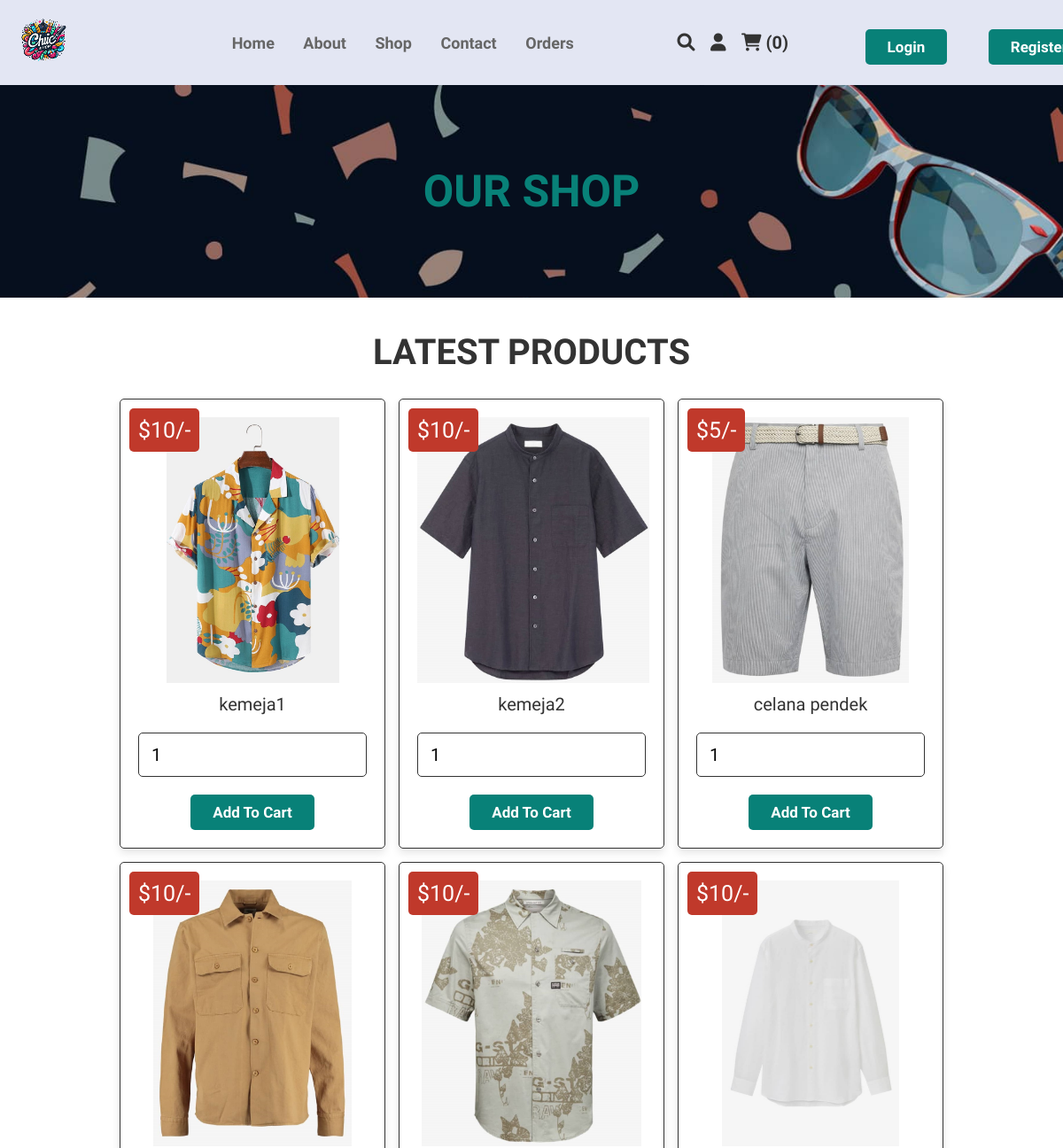
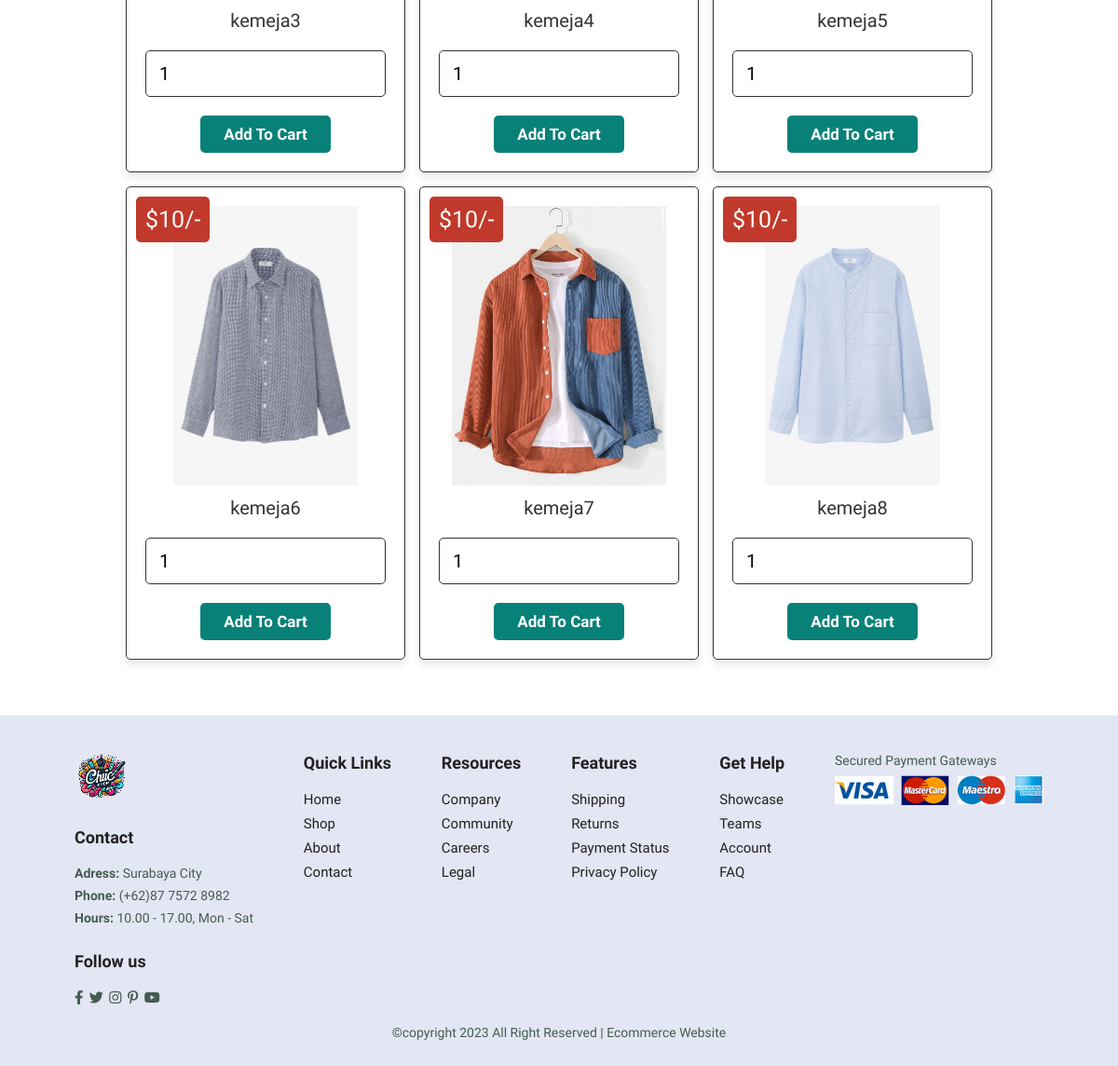
The app's page /project/shop.php (signed in) with its own data (2 pictures, top to bottom).
### tables this page shows
CREATE TABLE `products` (
  `id` int(100) NOT NULL,
  `name` varchar(100) NOT NULL,
  `price` int(100) NOT NULL,
  `image` varchar(100) NOT NULL
);

### project/shop.php (the view, shortened to what this page needs)
<?php
include 'config.php';
?>
<!DOCTYPE html>
<html lang="en">
<head>
   <link rel="stylesheet" href="https://cdnjs.cloudflare.com/ajax/libs/font-awesome/6.0.0/css/all.min.css">
   <link rel="stylesheet" href="css/style2.css">
   <link rel="stylesheet" href="style.css">
   <link rel="stylesheet" href="style2.css">
</head>
<body>
<?php include 'header.php'; ?>
<div class="heading">
   <h3>our shop</h3>
</div>
<section class="products">
   <h1 class="title">latest products</h1>
   <div class="box-container">
      <?php
         $select_products = mysqli_query($conn, "SELECT * FROM `products`") or die('query failed');
         if(mysqli_num_rows($select_products) > 0){
            while($fetch_products = mysqli_fetch_assoc($select_products)){
      ?>
     <form action="" method="post" class="box">
      <img class="image" src="uploaded_img/<?php echo $fetch_products['image']; ?>" alt="">
      <div class="name"><?php echo $fetch_products['name']; ?></div>
      <div class="price">$<?php echo $fetch_products['price']; ?>/-</div>
      <input type="number" min="1" name="product_quantity" value="1" class="qty">
      <input type="submit" value="add to cart" name="add_to_cart" class="btn">
     </form>
      <?php
         }
      }else{
         echo '<p class="empty">no products added yet!</p>';
      }
      ?>
   </div>
</section>
<?php include 'footer.php'; ?>
</body>
</html>

### project/css/style2.css (style rules this page uses)
:root { --green: #088178; --red:#c0392b; --orange:#f39c12; --black:#333; --white:#fff; --light-color:#666; --light-white:#ccc; --light-bg:#f5f5f5; --border:.1rem solid var(--black); --box-shadow:0 .5rem 1rem rgba(0,0,0,.1); }
* { font-family: 'Rubik', sans-serif; margin:0; padding:0; box-sizing: border-box; outline: none; border:none; text-decoration: none; transition:all .2s linear; }
html { font-size: 62.5%; overflow-x: hidden; }
section { padding:3rem 2rem; }
.title { text-align: center; margin-bottom: 2rem; text-transform: uppercase; color:var(--black); font-size: 4rem; }
.btn, .option-btn, .delete-btn, .white-btn { display: inline-block; margin-top: 1rem; padding:1rem 3rem; cursor: pointer; color:var(--white); font-size: 1.8rem; border-radius: .5rem; text-transform: capitalize; }
.white-btn, .btn { background-color: var(--hijau); }
.heading { min-height: 30vh; display: flex; flex-flow: column; align-items: center; justify-content: center; gap:1rem; background: url(../img/banner/b1.jpg) no-repeat; background-size: cover; background-position: center; text-align: center; }
.heading h3 { font-size: 5rem; color:var(--white); text-transform: uppercase; }
.products .box-container { max-width: 1200px; margin:0 auto; display: grid; grid-template-columns: repeat(auto-fit, 30rem); align-items: flex-start; gap:1.5rem; justify-content: center; }
.products .box-container .box { border-radius: .5rem; background-color: var(--white); box-shadow: var(--box-shadow); padding:2rem; text-align: center; border:var(--border); position: relative; }
.products .box-container .box .image { height: 30rem; }
.products .box-container .box .name { padding:1rem 0; font-size: 2rem; color:var(--black); }
.products .box-container .box .qty { width: 100%; padding:1.2rem 1.4rem; border-radius: .5rem; border:var(--border); margin:1rem 0; font-size: 2rem; }
.products .box-container .box .price { position: absolute; top:1rem; left:1rem; border-radius: .5rem; padding:1rem; font-size: 2.5rem; color:var(--white); background-color: var(--red); }

### project/style.css (style rules this page uses)
* { margin: 0; padding: 0; box-sizing: border-box; font-family: "Spartan", sans-serif; }
body { --sb-track-color: #ffffff; --sb-thumb-color: #089288; --sb-size: 10px; scrollbar-color: var(--sb-thumb-color) var(--sb-track-color); }
html { scroll-behavior: smooth; }
h1 { font-size: 50px; line-height: 64px; color: #222; }
body { width: 100%; }

### project/style2.css (style rules this page uses)
:root { --green: #088178; --red: #c0392b; --orange: #f39c12; --black: #333; --white: #fff; --light-color: #666; --light-white: #ccc; --light-bg: #f5f5f5; --border: 0.1rem solid var(--black); --box-shadow: 0 0.5rem 1rem rgba(0, 0, 0, 0.1); }
* { font-family: "Spartan", sans-serif; margin: 0; padding: 0; box-sizing: border-box; outline: none; border: none; text-decoration: none; transition: all 0.2s linear; }
html { font-size: 62.5%; overflow-x: hidden; }
section { padding: 3rem 2rem; }
.title { text-align: center; margin-bottom: 2rem; text-transform: uppercase; color: var(--black); font-size: 4rem; }
.btn, .option-btn, .delete-btn, .white-btn { display: inline-block; margin-top: 1rem; padding: 1rem 2.5rem; cursor: pointer; color: var(--white); font-size: 1.7rem; border-radius: 0.5rem; text-transform: capitalize; font-weight: 600; }
.white-btn, .btn { background-color: var(--green); }
.heading { min-height: 30vh; display: flex; flex-flow: column; align-items: center; justify-content: center; gap: 1rem; background: url(img/banner/b2.jpg) no-repeat; background-size: cover; background-position: center; text-align: center; }
.heading h3 { font-size: 5rem; color: var(--green); text-transform: uppercase; }
.products .box-container { max-width: 1200px; margin: 0 auto; display: grid; grid-template-columns: repeat(auto-fit, 30rem); align-items: flex-start; gap: 1.5rem; justify-content: center; }
.products .box-container .box { border-radius: 0.5rem; background-color: var(--white); box-shadow: var(--box-shadow); padding: 2rem; text-align: center; border: var(--border); position: relative; }
.products .box-container .box .image { height: 30rem; }
.products .box-container .box .name { padding: 1rem 0; font-size: 2rem; color: var(--black); }
.products .box-container .box .qty { width: 100%; padding: 1.2rem 1.4rem; border-radius: 0.5rem; border: var(--border); margin: 1rem 0; font-size: 2rem; }
.products .box-container .box .price { position: absolute; top: 1rem; left: 1rem; border-radius: 0.5rem; padding: 1rem; font-size: 2.5rem; color: var(--white); background-color: var(--red); }

### records on screen
products: image (picture), name "kemeja1", price "10"
products: image (picture), name "kemeja2", price "10"
products: image (picture), name "celana pendek", price "5"
products: image (picture), name "kemeja3", price "10"
products: image (picture), name "kemeja4", price "10"
products: image (picture), name "kemeja5", price "10"
products: image (picture), name "kemeja6", price "10"
products: image (picture), name "kemeja7", price "10"
products: image (picture), name "kemeja8", price "10"

### other values on screen
$cart_rows_number "0"
